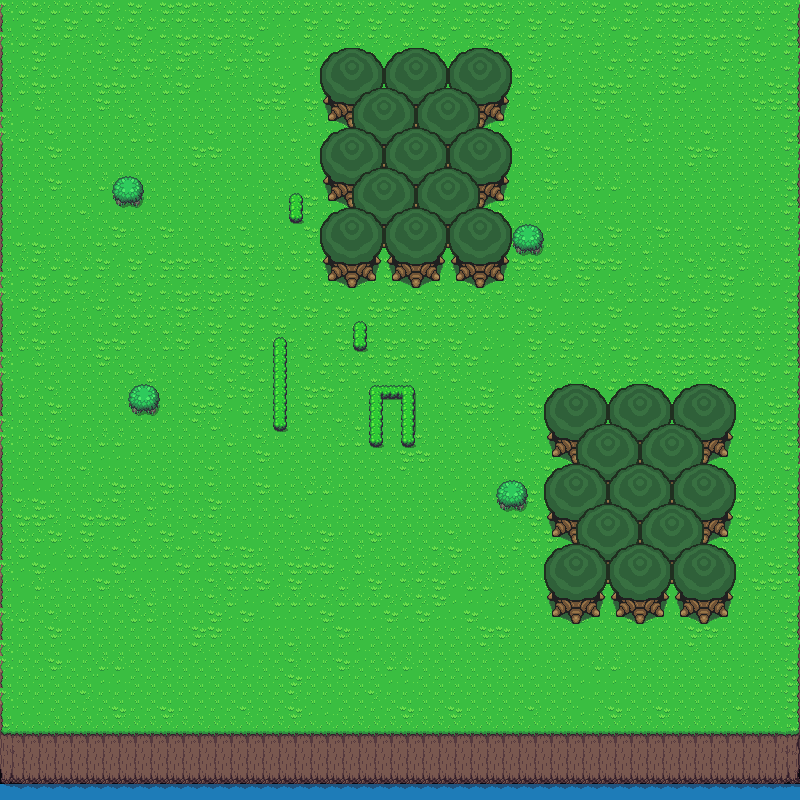

A 2D game scene composited from a Tiled map and its tileset images. What follows is a short description and the map's XML, with each tile layer's data collapsed to a summary:
An orthogonal 50x50 tile map with 16x16 px tiles, 4 tile layers (water, fall, walkable, walls).

<map version="1.0" orientation="orthogonal" renderorder="right-down" width="50" height="50" tilewidth="16" tileheight="16" nextobjectid="1">
 <tileset firstgid="1" name="Overworld" tilewidth="16" tileheight="16" tilecount="2040" columns="40">
  <image source="../images/Overworld.png" width="640" height="816" />
 </tileset>
 <layer name="water" width="50" height="50">
  <properties>
   <property name="type" type="int" value="0" />
  </properties>
  <data>[2500 cells, 50 non-empty, 1 distinct tile ids]</data>
 </layer>
 <layer name="fall" width="50" height="50">
  <properties>
   <property name="type" type="int" value="0" />
  </properties>
  <data>[2500 cells, 200 non-empty, 12 distinct tile ids]</data>
 </layer>
 <layer name="walkable" width="50" height="50">
  <properties>
   <property name="type" type="int" value="0" />
  </properties>
  <data>[2500 cells, 2300 non-empty, 12 distinct tile ids]</data>
 </layer>
 <layer name="walls" width="50" height="50">
  <properties>
   <property name="collision" value="true" />
  </properties>
  <data>[2500 cells, 395 non-empty, 191 distinct tile ids]</data>
 </layer>
</map>
